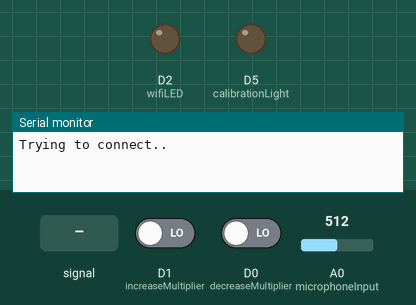
Bench run of a sketch on a simulated ESP8266 (NodeMCU). Shown: output pins drawn as LEDs (lit = HIGH), the last lines printed to the serial monitor. The inputs (shaded band) are chosen by the test bench; at power-on: D1 (increaseMultiplier) LOW, D0 (decreaseMultiplier) LOW, A0 (microphoneInput) = 512. WiFi joins after 1.5 s; servers stay silent unless stated; uploads are accepted with an empty reply.

Above: at 0.1 s.
At 2.7 s:
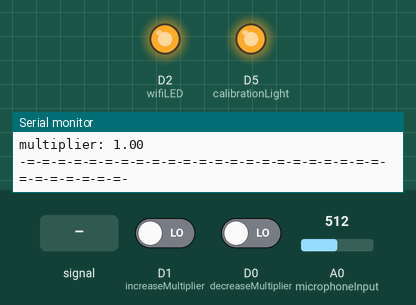
2.8 s: A0 (microphoneInput) fed a 200 Hz sine of ±81 counts around its level
4.3 s: D1 (increaseMultiplier) driven HIGH
5.9 s: D0 (decreaseMultiplier) driven HIGH
At 8.7 s:
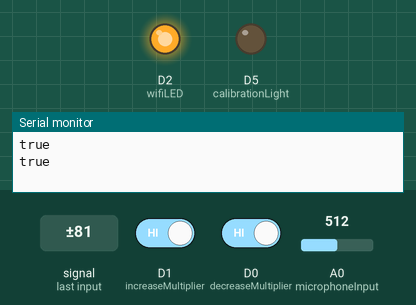
8.9 s: D0 (decreaseMultiplier) driven LOW
10.6 s: A0 (microphoneInput) set to 716
13.6 s: A0 (microphoneInput) fed a 1000 Hz sine of ±255 counts around its level
Timing chart, 0 to 16.6 s (numbered marks = the images above; inputs shaded):
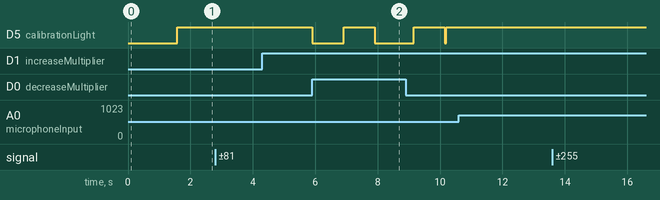

The sketch:

Sound_IN.ino
```cpp
#include <ESP8266HTTPClient.h>
#include <ESP8266WiFi.h>

#define sampleTime 50
#define calibrationValue 1.5

#define decreaseMultiplier D0
#define increaseMultiplier D1
#define microphoneInput A0
#define wifiLED D2
#define EPROMAddress 0;
#define calibrationLight D5
long pakcets_sent = 0;

const String deviceName = "Roskilde Location 1";

//WIFI Cridentials
char ssid[] = "netgear";
char pass[] = "r0skilde2018";

//char ssid[] = "Ravi's Surface Studio";
//char pass[] = "RF18_cbsbda_westerdals";

byte mac[6];


const float multiplierChange = 0.00005;
HTTPClient http;

int packetsSent = 0;
bool calibrationMode = true;
int decreaseMultiplierPressed;
int increaseMultiplierPressed;
float multiplier = 1.0;

void setup() {
  pinMode(wifiLED, OUTPUT);
  pinMode(calibrationLight, OUTPUT);
  pinMode(decreaseMultiplier, INPUT);
  pinMode(increaseMultiplier, INPUT);

  Serial.begin(9600);

  if (WiFi.status() != WL_CONNECTED) {
    Serial.println("Trying to connect..");
    WiFi.begin(ssid, pass);
  }

  while (WiFi.status() != WL_CONNECTED) {  //Wait for the WiFI connection completion
    delay(500);
    Serial.println("Trying to connect to " + (String)ssid + " ...");
  }
  digitalWrite(wifiLED, HIGH);
  Serial.println("Connection Successful :) Ready to record record some data.");
}

void loop() {

  decreaseMultiplierPressed = digitalRead(decreaseMultiplier);
  increaseMultiplierPressed = digitalRead(increaseMultiplier);


  if (increaseMultiplierPressed == 1 && decreaseMultiplierPressed == 1) {
    calibrationMode = !calibrationMode;
    Serial.println("Calibration mode is " + calibrationMode ? "true" : "false");
    digitalWrite(calibrationLight, LOW);
    delay(1000);
    digitalWrite(calibrationLight, HIGH);
    delay(1000);
    digitalWrite(calibrationLight, LOW);
  }


  double decibels = readDecibels(6, 42);
  String dbs = String(decibels, 2);


  if (calibrationMode) {
    digitalWrite(calibrationLight, HIGH);
    Serial.print("dB: ");
    Serial.println(dbs);

    decreaseMultiplierPressed = digitalRead(decreaseMultiplier);
    increaseMultiplierPressed = digitalRead(increaseMultiplier);


    if (increaseMultiplierPressed == 1){
      Serial.println("add");
      multiplier = multiplier + 0.05;
    }
    if (decreaseMultiplierPressed == 1){
      Serial.println("subtract");
      multiplier = multiplier - 0.05;
    }

    Serial.print("multiplier: ");
    Serial.println(multiplier);
    Serial.println("-=-=-=-=-=-=-=-=-=-=-=-=-=-=-=-=-=-=-=-=-=-=-=-=-=-=-=-=-=-=-");


  } else {
    WiFi.macAddress(mac);
    String deviceMac = mac2String(mac);
    String json = "{\"name\":\"" + deviceName + "\",\"db_level\":\"" + dbs + "\", \"mac_address\":\"" + deviceMac + "\"}";

    int response = sendData(json);

    if (response == -1) {
      Serial.println("Error. Something went wrong");
      Serial.println("Checking WiFi connection");
      if (WiFi.status() != WL_CONNECTED) {
        Serial.println("No WiFi connection... Re-connecting");
        digitalWrite(wifiLED, LOW);
        WiFi.begin(ssid, pass);
        while (WiFi.status() != WL_CONNECTED) {  //Wait for the WiFI connection completion
          delay(500);
          Serial.println("Trying to connect to " + (String)ssid + " ...");
        }
        Serial.println("Connection Successful :) Ready to record record some data.");
      } else {
        digitalWrite(wifiLED, HIGH);
        Serial.println("WiFi is connected.. Trying to send the next package..");
        Serial.println("=-=-=-=-=-=-=-=-=-=-=-=-=-=-=-=-=-=-=-=-=-=-=-=-=-=-=-=-=-=-=-=");
      }
    } else if (response == 200) {

    } else if (response == 201) {
      packetsSent ++;
      Serial.print("Packets sent: ");
      Serial.println(packetsSent);
    }
    if (packetsSent >= 2147483647 - 1)
      packetsSent = 0;

  }
}


double readDecibels(int a, int b) {
  float start = millis();

  int peak_min = 1024;
  int peak_max = 0;
  while (millis() - start < sampleTime) {
    double sample = analogRead(microphoneInput);

    if (sample < 1024) {
      peak_min = sample < peak_min ? sample : peak_min;
      peak_max = sample > peak_max ? sample : peak_max;
    }
  }

  double peak = peak_max - peak_min;
  return 20 * log10(peak / a) + (b);
}


int sendData(String data) {

  http.begin("http://roskilde.herokuapp.com/api/record?access_token=1234");
  http.addHeader("Content-Type", "application/json");
  int HTTPStatus = http.POST(data);
  http.end();
  return HTTPStatus;
}

String mac2String(byte ar[]) {
  String s;
  for (byte i = 0; i < 6; ++i)
  {
    char buf[3];
    sprintf(buf, "%2X", ar[i]);
    s += buf;
    if (i < 5) s += ':';
  }
  return s;
}
```

Measured:
- after the input at 5.9 s, D5 (calibrationLight): HIGH → LOW at once, → HIGH 1.0 s later, → LOW 1.0 s later
